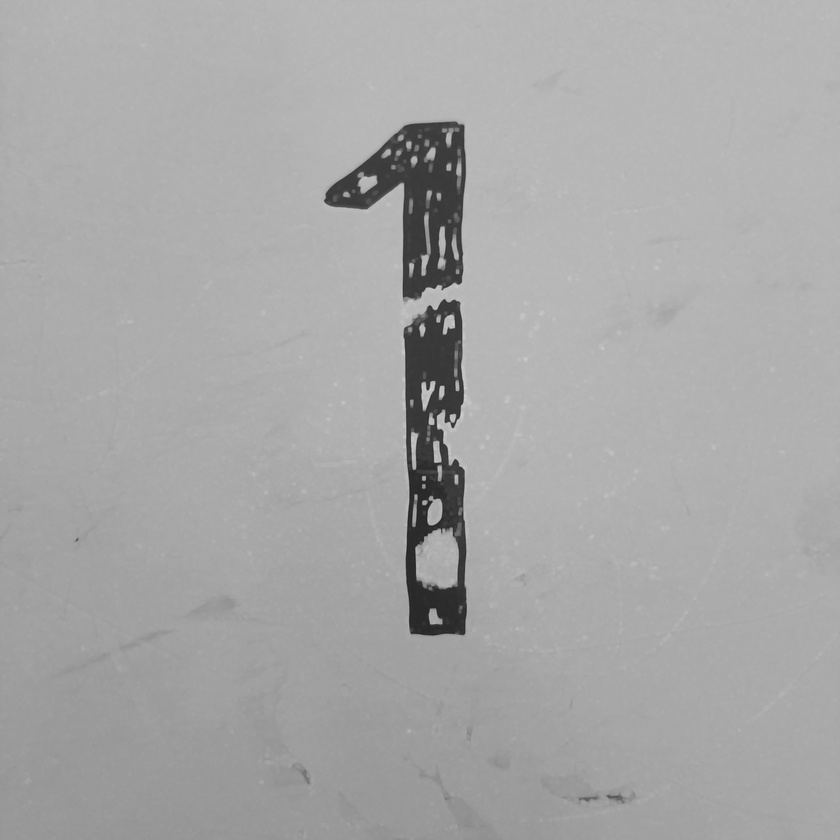
#> input picture Hasil Smoothing.jpg, 840 x 840 px, shrunk from 3024 x 3024 before the run
$ python Dilasi.py
#> lines starting #> are read from the running program, lines starting #| are printed output that depends on the picture
import cv2
import numpy as np

img = cv2.imread('Hasil Smoothing.jpg',0)
#> img is the input picture: shape (840, 840); min 32, max 212, mean 167.5
kernel = np.ones((5,5),np.uint8)
dilation = cv2.dilate(img,kernel,iterations = 1)
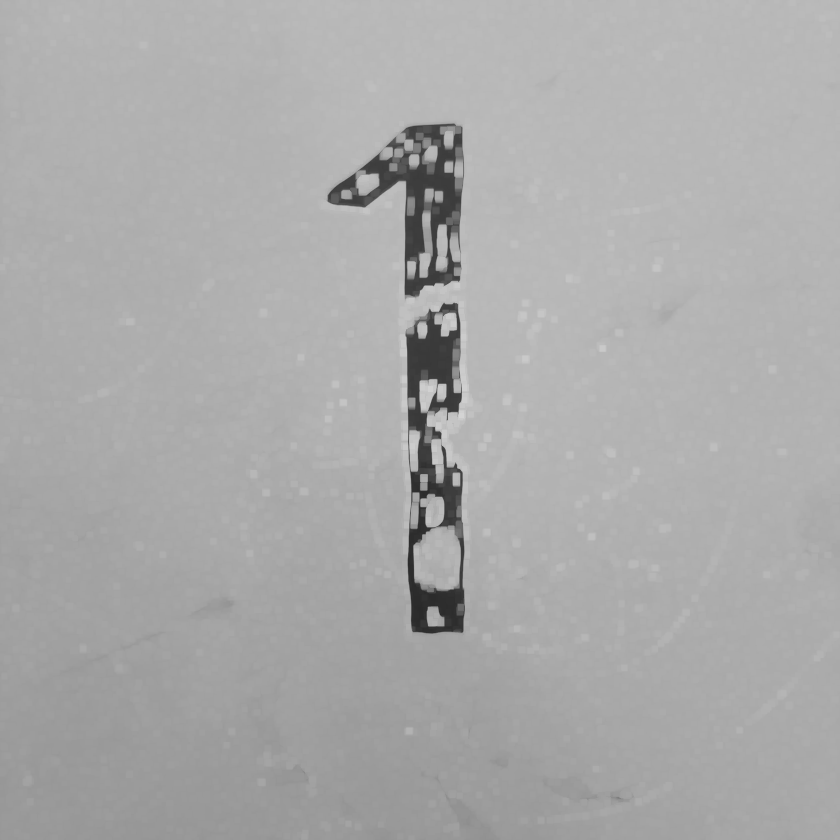
#> dilation: shape (840, 840); min 41, max 212, mean 170.6
cv2.imshow('Hasil', dilation)
cv2.imwrite('Hasil Dilasi.jpg', dilation)
cv2.waitKey(0)
cv2.destroyAllWindows()
